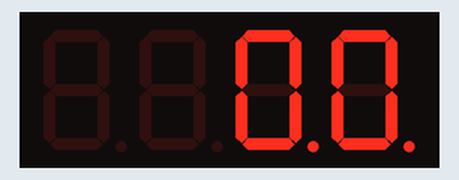
Recording of a sketch running on a simulated Arduino Uno, built with avr-gcc and run on an emulated ATmega328P. Parts: 4-digit seven-segment display.

Above: at 0.16 s.
At 4.99 s:
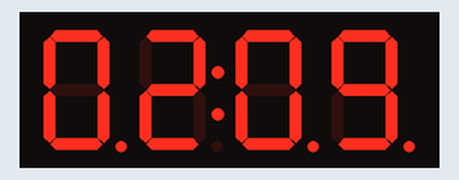
At 9.82 s:
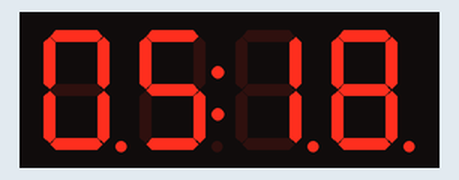
At 19.78 s:
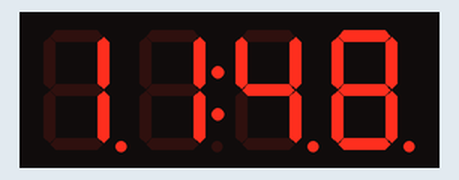
At 29.74 s:
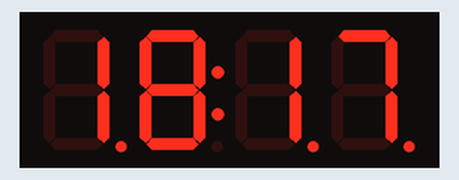
At 39.71 s:
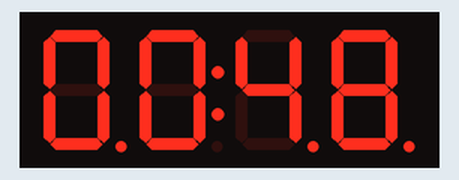

The sketch:

tm1637_clock.ino
```cpp
#include <TM1637Display.h>
// Definisi pin
#define CLK 2
#define DIO 3
TM1637Display display(CLK, DIO);
int i =  0;
int j =  0;

void setup() {
  display.setBrightness(0x0f);
}

void loop() {
  for ( i = 0; i < 60; i++) {
    display.showNumberDecEx(i, 0b11100000, true, 2, 2);
    delay(10);
    if (i >= 59) {
      display.showNumberDecEx(j, 0b11100000, true, 2, 0);
      j++;
      delay(10);
      if (j > 23) {
        j = 0;
        i = 0;
      }
    }
  }
}
```
